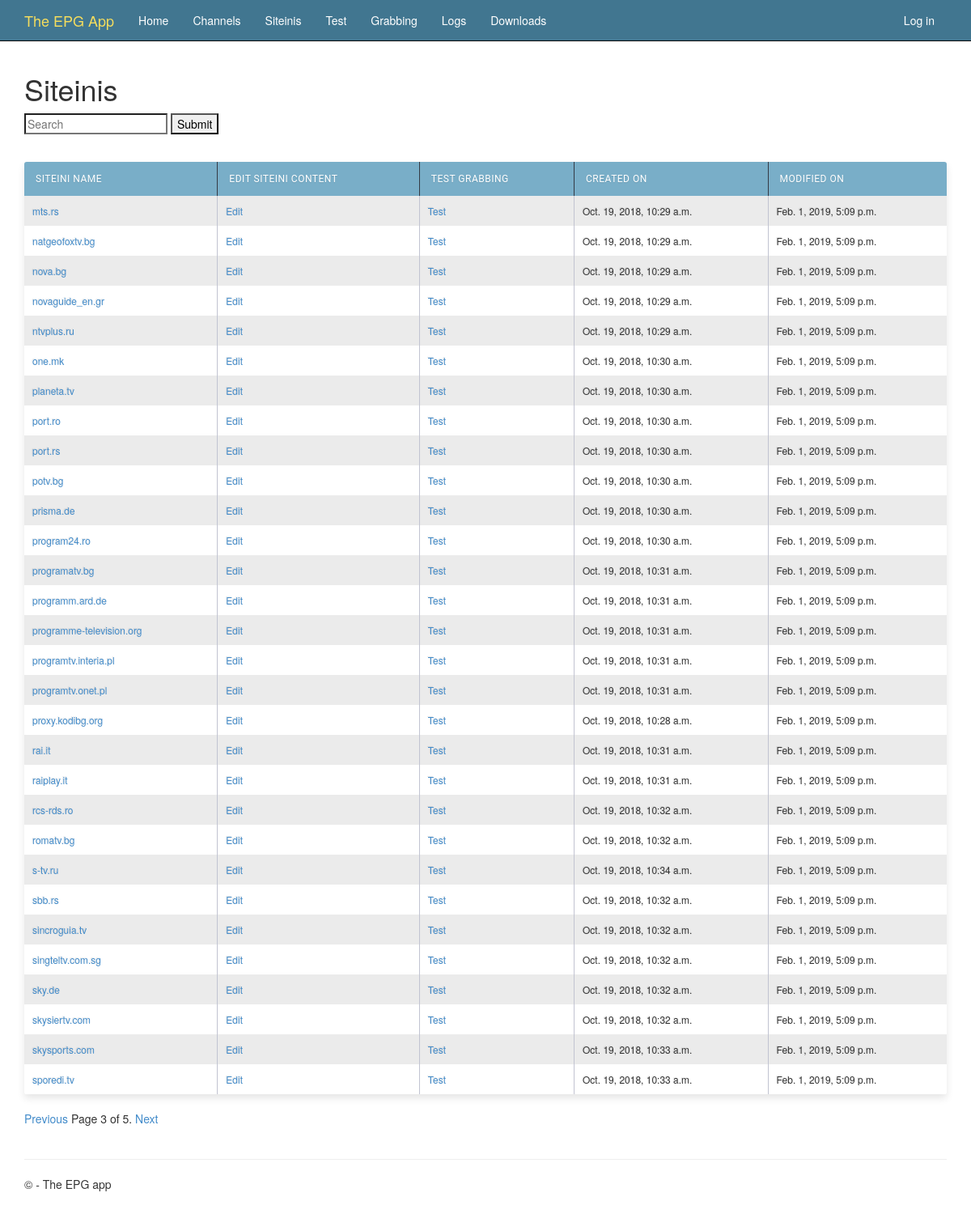
Page /siteinis/?page=3 on the earlier database version.
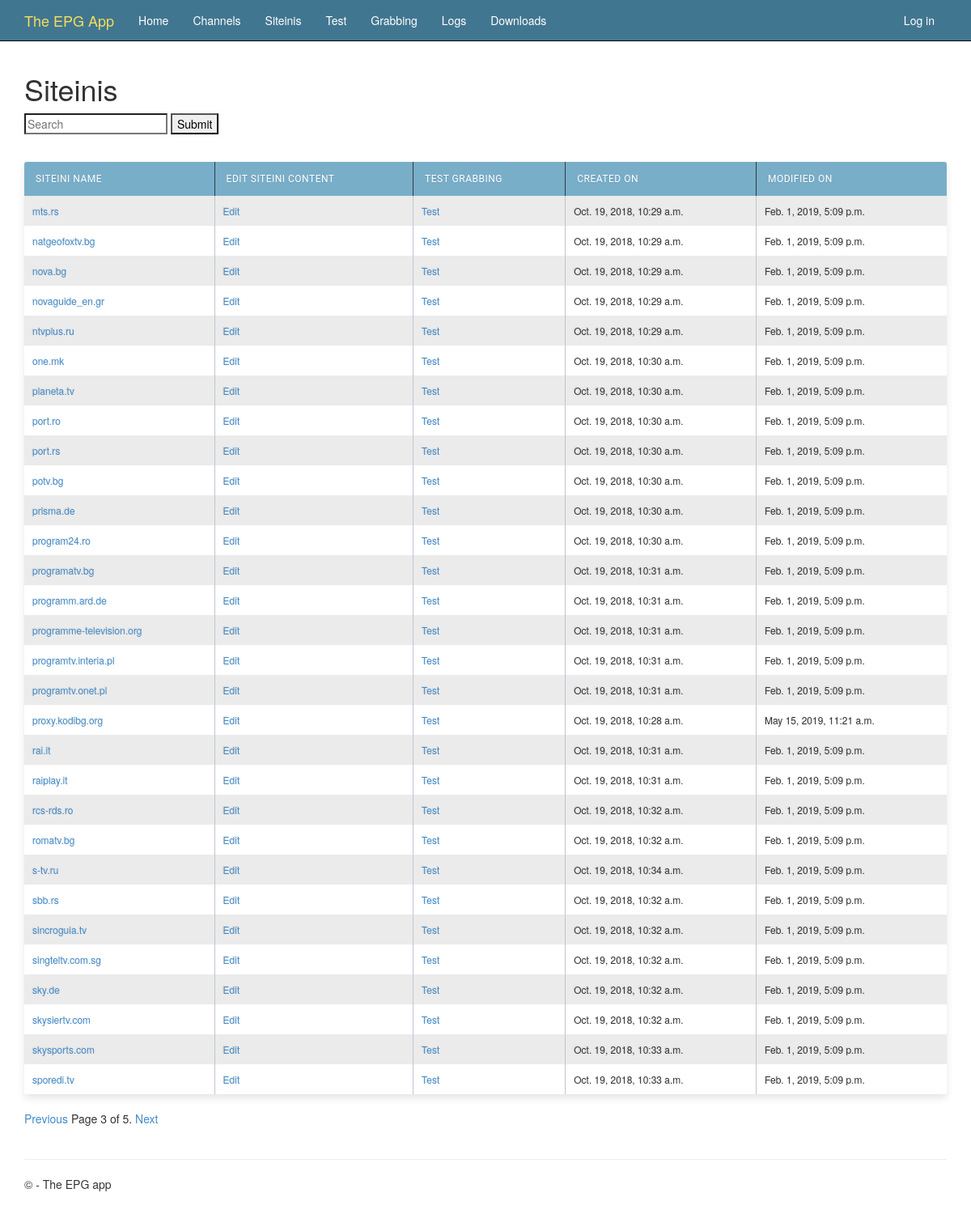
Same page on the later database version.
### epgapp/models.py (models this page shows, shortened)
class Siteini(models.Model):
  import uuid
  name     = models.CharField('Name of siteini file', max_length=32)
  slug     = models.SlugField('Slug', unique=False, default="", help_text='How it appears in URL')
  enabled  = models.BooleanField(default=True)
  content  = models.TextField()
  created  = models.DateTimeField(auto_now_add=True)
  modified = models.DateTimeField(auto_now=True)
  def get_absolute_url(self):
    return reverse('siteini-detail', args=[str(self.slug)])
  class Meta:
    ordering = ['name']
    verbose_name_plural = '       Siteinis'

### epgapp/views.py (the view)
# urls.py: url(r'^siteinis/$', epgapp.views.SiteiniListView.as_view(), name='siteini-list'),
class SiteiniListView(ListView):
    model = Siteini
    paginate_by = 30
    def get_context_data(self, **kwargs):
        context = super().get_context_data(**kwargs)
        context['now'] = timezone.now()
        return context
    def get_queryset(self):
      result = super(SiteiniListView, self).get_queryset()
      q = self.request.GET.get('q')
      if q:
        result = result.filter(name__icontains=q)
      return result

### epgapp/templates/epgapp/siteini_list.html
{% extends "layout.html" %}
{% block content %}
<h1>Siteinis</h1>
<form id="searchform" action="{% url 'siteini-list' %}" method="GET" accept-charset="utf-8">
    <input class="searchfield" id="searchbox" name="q" type="text" placeholder="Search">
    <input class="" type="submit" value="Submit"/>
</form>
<br />
<table class="maintable">
    <thead>
        <tr>
            <th>Siteini name</th>
            <th>Edit siteini content</th>
            <th>Test grabbing</th>
            <th>Created on</th>
            <th>Modified on</th>
        </tr>
    </thead>
    <tbody>
    {% for o in object_list %}
        {% if o.enabled %}
        <tr>
            <td><a href="{{ o.get_absolute_url }}">{{ o.name }}</a></td>
            <td><a href="{% url 'admin:epgapp_siteini_change' o.id %}">Edit</a></td>
            <td><a href="{% url 'siteini-test' %}#{{o.name}}">Test</a></td>
            <td>{{ o.created }}</td>
            <td>{{ o.modified }}</td>
        </tr>
        {% endif %}
    {% empty %}
        <tr><td colspan="3">No stats yet.</td></tr>
    {% endfor %}
    </tbody>
</table>
{% if is_paginated %}
    <div class="pagination">
        <span class="page-links">
            {% if page_obj.has_previous %}
                <a href="{% url 'siteini-list' %}?page={{ page_obj.previous_page_number }}">Previous</a>
            {% endif %}
            <span class="page-current">
                Page {{ page_obj.number }} of {{ page_obj.paginator.num_pages }}.
            </span>
            {% if page_obj.has_next %}
                <a href="{% url 'siteini-list' %}?page={{ page_obj.next_page_number }}">Next</a>
            {% endif %}
        </span>
    </div>
{% endif %}
{% endblock %}

Differences in the rows shown:
changed Siteini "proxy.kodibg.org": modified "Feb. 1, 2019, 5:09 p.m." → "May 15, 2019, 11:21 a.m."
